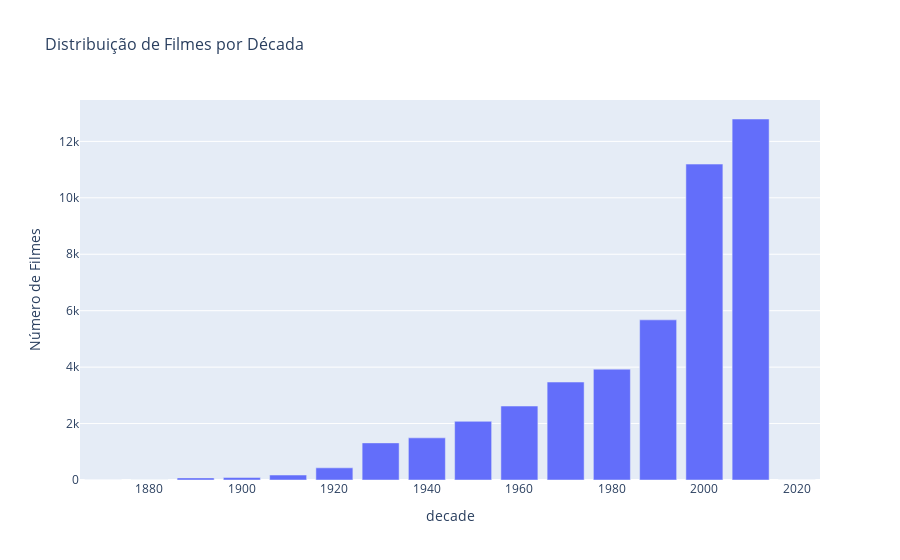

Here is the notebook cell this chart was saved with:
### Markdown cell above
## Análise Exploratória

Agora que os dados estão preparados, vamos explorar as informações presentes no conjunto de dados. Nesta seção, faremos análises estatísticas descritivas, visualizações gráficas e identificaremos tendências e padrões interessantes.

### Code cell
# Convertendo a coluna 'year' para o tipo numérico, ignorando erros
movies_metadata['year'] = pd.to_numeric(movies_metadata['year'], errors='coerce')

# Removendo valores nulos após a conversão
movies_metadata = movies_metadata.dropna(subset=['year'])

# Criando uma nova coluna para armazenar a década
movies_metadata['decade'] = (movies_metadata['year'] // 10) * 10

# Agrupando o número de filmes por década
decade_count = movies_metadata['decade'].value_counts().sort_index()

# Criando o gráfico interativo
fig = px.bar(decade_count, x=decade_count.index, y=decade_count.values,
             labels={'x': 'Década', 'y': 'Número de Filmes'},
             title='Distribuição de Filmes por Década')

# Ajustando o layout do gráfico
fig.update_layout(title_font_size=16, xaxis_title_font_size=14, yaxis_title_font_size=14)

# Exibindo o gráfico interativo
fig.show()

### Figure 1 — Plotly figure (JSON) as saved in the notebook; plotly's stock layout.template omitted (floating-point values rounded to 4 significant figures)
{"data": [{"alignmentgroup": "True", "hovertemplate": "decade=%{x}<br>Número de Filmes=%{y}<extra></extra>", "legendgroup": "", "marker": {"color": "#636efa", "pattern": {"shape": ""}}, "name": "", "offsetgroup": "", "orientation": "v", "showlegend": false, "textposition": "auto", "type": "bar", "x": [1870, 1880, 1890, 1900, 1910, 1920, 1930, 1940, 1950, 1960, 1970, 1980, 1990, 2000, 2010, 2020], "xaxis": "x", "y": [2, 4, 75, 87, 176, 431, 1315, 1493, 2079, 2621, 3471, 3928, 5675, 11195, 12793, 1], "yaxis": "y"}], "layout": {"barmode": "relative", "legend": {"tracegroupgap": 0}, "title": {"font": {"size": 16}, "text": "Distribuição de Filmes por Década"}, "xaxis": {"anchor": "y", "domain": [0, 1], "title": {"font": {"size": 14}, "text": "decade"}}, "yaxis": {"anchor": "x", "domain": [0, 1], "title": {"font": {"size": 14}, "text": "Número de Filmes"}}}}
